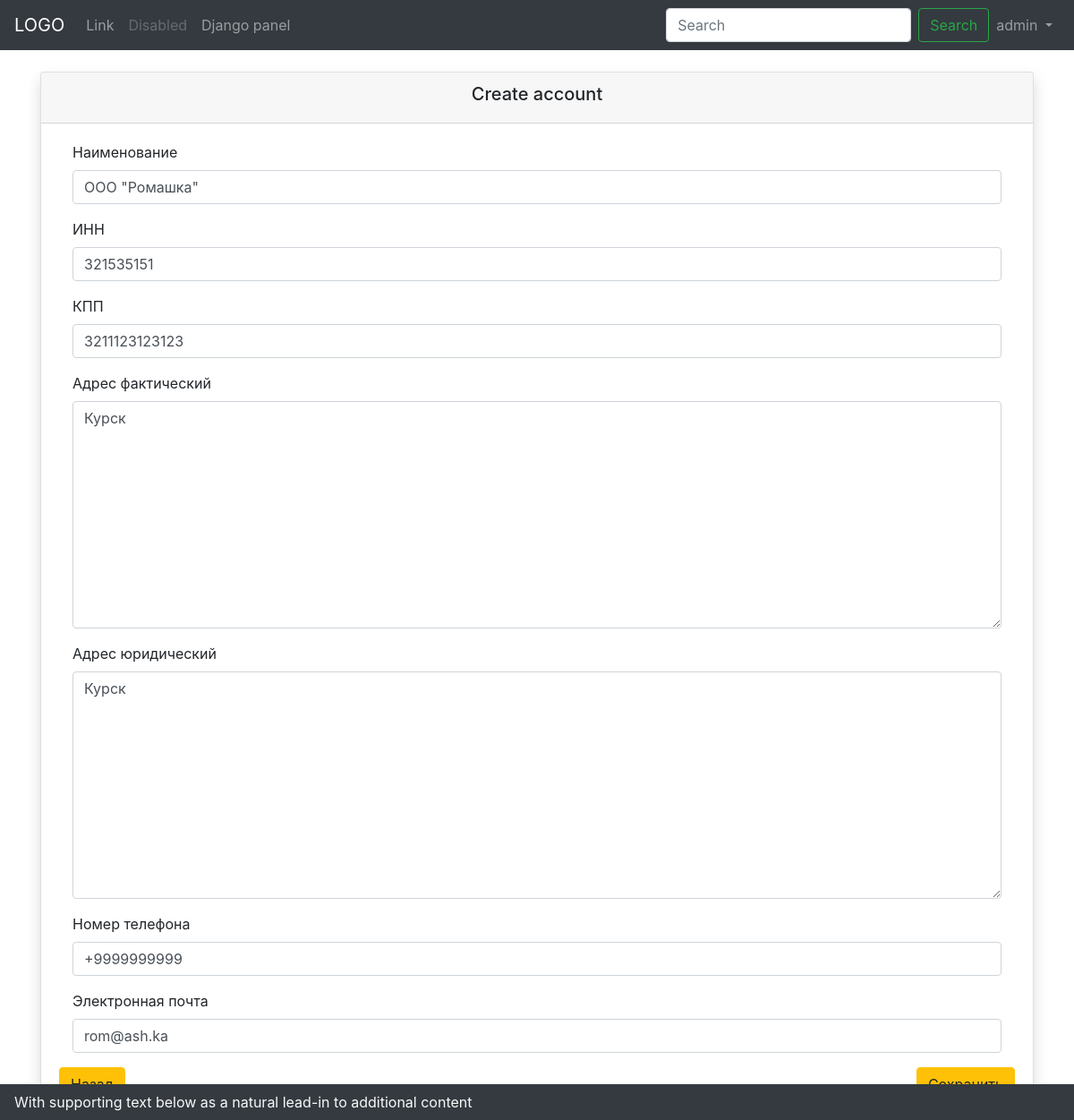
The page /account/1/detail/ (signed in) on the database its author committed.
### core/models.py (models this page shows, shortened)
class Customer(models.Model):
    phone_regex = RegexValidator(regex=r'^\+?1?\d{9,15}$',
                                 message="Телефонный номер должен быть иметь следующий формат: '+999999999'. "
                                         "Максимальное количество цифр 15.")
    d_reg = RegexValidator(regex=r'^\d{9,15}$', message='Введите цифры')
    email_validator = EmailValidator()
    customer = models.OneToOneField(User, on_delete=models.CASCADE, blank=True)
    description = models.CharField(max_length=100, verbose_name='Наименование')
    OGRN = models.CharField(validators=[d_reg], blank=True, max_length=20, verbose_name='ОГРН')
    INN = models.CharField(validators=[d_reg], blank=True, max_length=20, verbose_name='ИНН')
    KPP = models.CharField(validators=[d_reg], blank=True, max_length=20, verbose_name='КПП')
    legal_address = models.CharField(max_length=250, blank=True, verbose_name='Адрес фактический')
    postal_address = models.CharField(max_length=250, blank=True, verbose_name='Адрес юридический')
    phone_number = models.CharField(validators=[phone_regex], max_length=17, verbose_name='Номер телефона')
    email_address = models.CharField(validators=[email_validator], max_length=15, verbose_name='Электронная почта')
    is_create = models.DateTimeField(auto_now_add=True, verbose_name='Дата создания')
    is_update = models.DateTimeField(auto_now=True, verbose_name='Дата модификации')

### core/views.py (the view)
# urls.py: path('account/<int:customer_id>/detail/', views.account_detail, name='account_detail'),
@login_required(login_url='base_login')
@permission_required('core.change_customer')
def account_detail(request, customer_id, password=None, **kwargs):
    account = get_object_or_404(Customer, id=customer_id)
    usr = request.user
    if request.method == 'POST':
        form = CustomerForm(request.POST, instance=account)
        if form.is_valid():
            password = account.save(username=usr.username)
            if password:
                return redirect('account_detail', customer_id=customer_id, password=password)
            else:
                return redirect('account_detail', customer_id=customer_id)
    else:
        form = CustomerForm(instance=account)
    return render(request, 'core/account_detail.html', {'form': form, 'password': password})

### core/forms.py
class CustomerForm(forms.ModelForm):
    class Meta:
        model = Customer
        fields = ('description', 'INN', 'KPP', 'legal_address', 'postal_address',
                  'phone_number', 'email_address', )
        widgets = {
            'description': forms.TextInput(attrs={'class': 'form-control'}),
            'INN': forms.TextInput(attrs={'class': 'form-control'}),
            'KPP': forms.TextInput(attrs={'class': 'form-control'}),
            'legal_address': forms.Textarea(attrs={'class': 'form-control'}),
            'postal_address': forms.Textarea(attrs={'class': 'form-control'}),
            'phone_number': forms.TextInput(attrs={'class': 'form-control'}),
            'email_address': forms.TextInput(attrs={'class': 'form-control'}),
        }

### core/templates/core/account_detail.html (shortened to what this page needs)
{% extends "core/index.html" %}
{% block content %}
<div class="container">
    <div class="card overflow-auto  px-0 my-4 shadow">
        <div class="card-header">
            <h5 class="text-center">Create account</h5>
        </div>
        <div class="card-body">
            <div class="row">
                <div class="col">
                    <form method="post">{% csrf_token %}
                        {% for field in form %}
                        <div class="form-group col">
                            <label for="{{ field.id_for_label }}">{{ field.label }}</label>
                            {{ field }}
                        </div>
                        {% endfor %}
                        <a class="btn btn-warning float-left" href="{% url 'accounts_list' %}">
                        </a>
                        <button class="btn btn-warning float-right">Сохранить</button>
                    </form>
                </div>
                </div>
        </div>
    </div>
</div>
{% endblock content%}

### templates/menu.html (shortened to what this page needs)
{% block menu %}
<nav class="navbar navbar-expand-lg navbar-dark bg-dark">
  <a class="navbar-brand" href="{% url 'dashboard' %}">LOGO</a>
{% if user.is_authenticated %}
  <div class="collapse navbar-collapse" id="navbarSupportedContent">
    <ul class="navbar-nav mr-auto">
      <li class="nav-item">
        <a class="nav-link" href="#">Link</a>
      </li>
      <li class="nav-item">
        <a class="nav-link disabled" href="#">Disabled</a>
      </li>
      {% if user.is_superuser %}
      <li class="nav-item">
        <a class="nav-link" href="/admin/">Django panel</a>
      </li>
      {% endif %}
    </ul>
    <form class="form-inline my-3 my-lg-0">
      <input class="form-control mr-sm-2" type="search" placeholder="Search" aria-label="Search">
      <button class="btn btn-outline-success my-2 my-sm-0" type="submit">Search</button>
    </form>
    <ul class="navbar-nav w-10">
      <li class="nav-item dropdown">
      <a class="nav-link dropdown-toggle" href="#" id="navbarDropdown" role="button" data-toggle="dropdown" aria-haspopup="true" aria-expanded="false">
        {{ user.username }}
      </a>
      </li>
    </ul>
  </div>
  {% endif %}
</nav>
{% endblock menu %}

### static/css/main.css (style rules this page uses)
body,html { height:100%; }

### rows shown on the page
Customer: form "ООО \"Ромашка\"" "321535151" "3211123123123" "Курск" "Курск" "+9999999999" "rom@ash.ka"

### other values the page prints
{{ user.username }} "admin"
{{ field.label }} "Наименование" "ИНН" "КПП" "Адрес фактический" "Адрес юридический" "Номер телефона" "Электронная почта"
